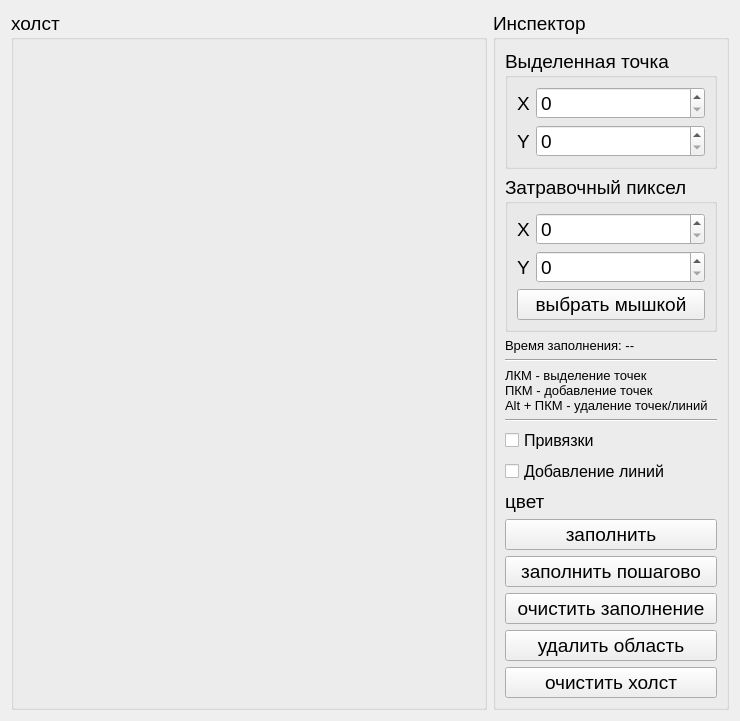
<?xml version="1.0" encoding="UTF-8"?>
<ui version="4.0">
 <class>fillerTab</class>
 <widget class="QWidget" name="fillerTab">
  <property name="geometry">
   <rect>
    <x>0</x>
    <y>0</y>
    <width>740</width>
    <height>696</height>
   </rect>
  </property>
  <property name="windowTitle">
   <string>Form</string>
  </property>
  <layout class="QHBoxLayout" name="horizontalLayout" stretch="8,2">
   <item>
    <widget class="QGroupBox" name="canvasGroup">
     <property name="font">
      <font>
       <pointsize>14</pointsize>
       <weight>50</weight>
       <bold>false</bold>
       <underline>false</underline>
       <kerning>true</kerning>
      </font>
     </property>
     <property name="title">
      <string>холст</string>
     </property>
     <property name="flat">
      <bool>false</bool>
     </property>
     <layout class="QGridLayout" name="gridLayout_5"/>
    </widget>
   </item>
   <item>
    <widget class="QGroupBox" name="tableGroup">
     <property name="font">
      <font>
       <pointsize>14</pointsize>
       <weight>50</weight>
       <bold>false</bold>
       <underline>false</underline>
       <kerning>true</kerning>
      </font>
     </property>
     <property name="title">
      <string>Инспектор</string>
     </property>
     <property name="flat">
      <bool>false</bool>
     </property>
     <layout class="QVBoxLayout" name="verticalLayout_5">
      <item>
       <widget class="QGroupBox" name="pointEditorGroup">
        <property name="title">
         <string>Выделенная точка</string>
        </property>
        <layout class="QGridLayout" name="gridLayout_2">
         <item row="0" column="0">
          <layout class="QFormLayout" name="pointEditor">
           <item row="0" column="0">
            <widget class="QLabel" name="label">
             <property name="text">
              <string>X</string>
             </property>
            </widget>
           </item>
           <item row="0" column="1">
            <widget class="QSpinBox" name="xInput">
             <property name="maximum">
              <number>3000</number>
             </property>
            </widget>
           </item>
           <item row="1" column="0">
            <widget class="QLabel" name="label_3">
             <property name="text">
              <string>Y</string>
             </property>
            </widget>
           </item>
           <item row="1" column="1">
            <widget class="QSpinBox" name="yInput">
             <property name="maximum">
              <number>3000</number>
             </property>
            </widget>
           </item>
          </layout>
         </item>
        </layout>
       </widget>
      </item>
      <item>
       <spacer name="verticalSpacer">
        <property name="orientation">
         <enum>Qt::Vertical</enum>
        </property>
        <property name="sizeHint" stdset="0">
         <size>
          <width>20</width>
          <height>1000</height>
         </size>
        </property>
       </spacer>
      </item>
      <item>
       <widget class="QGroupBox" name="fillPointGroup">
        <property name="title">
         <string>Затравочный пиксел</string>
        </property>
        <layout class="QVBoxLayout" name="verticalLayout">
         <item>
          <layout class="QFormLayout" name="formLayout_2">
           <item row="1" column="0">
            <widget class="QLabel" name="label_5">
             <property name="text">
              <string>Y</string>
             </property>
            </widget>
           </item>
           <item row="0" column="0">
            <widget class="QLabel" name="label_6">
             <property name="text">
              <string>X</string>
             </property>
            </widget>
           </item>
           <item row="0" column="1">
            <widget class="QSpinBox" name="fillXInput">
             <property name="maximum">
              <number>3000</number>
             </property>
            </widget>
           </item>
           <item row="1" column="1">
            <widget class="QSpinBox" name="fillYInput">
             <property name="maximum">
              <number>3000</number>
             </property>
            </widget>
           </item>
          </layout>
         </item>
         <item>
          <widget class="QPushButton" name="selectFillPointButton">
           <property name="text">
            <string>выбрать мышкой</string>
           </property>
          </widget>
         </item>
        </layout>
       </widget>
      </item>
      <item>
       <widget class="QLabel" name="fillTime">
        <property name="font">
         <font>
          <pointsize>10</pointsize>
          <weight>50</weight>
          <bold>false</bold>
          <underline>false</underline>
          <kerning>true</kerning>
         </font>
        </property>
        <property name="text">
         <string>Время заполнения: --</string>
        </property>
       </widget>
      </item>
      <item>
       <widget class="Line" name="line_2">
        <property name="orientation">
         <enum>Qt::Horizontal</enum>
        </property>
       </widget>
      </item>
      <item>
       <widget class="QLabel" name="label_4">
        <property name="font">
         <font>
          <pointsize>10</pointsize>
          <weight>50</weight>
          <bold>false</bold>
          <underline>false</underline>
          <kerning>true</kerning>
         </font>
        </property>
        <property name="text">
         <string>ЛКМ - выделение точек
ПКМ - добавление точек
Alt + ПКМ - удаление точек/линий</string>
        </property>
        <property name="textFormat">
         <enum>Qt::PlainText</enum>
        </property>
       </widget>
      </item>
      <item>
       <widget class="Line" name="line">
        <property name="orientation">
         <enum>Qt::Horizontal</enum>
        </property>
       </widget>
      </item>
      <item>
       <widget class="QCheckBox" name="constraintCheckBox">
        <property name="font">
         <font>
          <pointsize>12</pointsize>
          <weight>50</weight>
          <bold>false</bold>
          <underline>false</underline>
          <kerning>true</kerning>
         </font>
        </property>
        <property name="text">
         <string>Привязки</string>
        </property>
       </widget>
      </item>
      <item>
       <widget class="QCheckBox" name="linesCheckBox">
        <property name="font">
         <font>
          <pointsize>12</pointsize>
          <weight>50</weight>
          <bold>false</bold>
          <underline>false</underline>
          <kerning>true</kerning>
         </font>
        </property>
        <property name="text">
         <string>Добавление линий</string>
        </property>
       </widget>
      </item>
      <item>
       <layout class="QFormLayout" name="colorForm">
        <item row="0" column="0">
         <widget class="QLabel" name="label_2">
          <property name="text">
           <string>цвет</string>
          </property>
         </widget>
        </item>
       </layout>
      </item>
      <item>
       <widget class="QPushButton" name="fillButton">
        <property name="text">
         <string>заполнить</string>
        </property>
       </widget>
      </item>
      <item>
       <widget class="QPushButton" name="fillStepButton">
        <property name="text">
         <string>заполнить пошагово</string>
        </property>
       </widget>
      </item>
      <item>
       <widget class="QPushButton" name="clearFillButton">
        <property name="text">
         <string>очистить заполнение</string>
        </property>
       </widget>
      </item>
      <item>
       <widget class="QPushButton" name="removeRegionButton">
        <property name="text">
         <string>удалить область</string>
        </property>
       </widget>
      </item>
      <item>
       <widget class="QPushButton" name="clearButton">
        <property name="text">
         <string>очистить холст</string>
        </property>
       </widget>
      </item>
     </layout>
    </widget>
   </item>
  </layout>
 </widget>
 <resources/>
 <connections/>
</ui>
